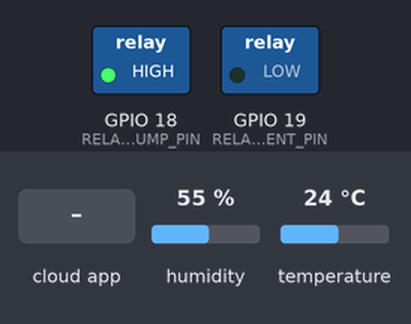
Simulated run of this sketch. Board: ESP32. Shown: switched loads named in the sketch (green lamp = pin HIGH). Inputs (shaded band) come from the test bench; at power-on: humidity 55 %, temperature 24 °C. WiFi joins after 1.5 s; servers stay silent unless stated; the Firebase database answers and starts empty; what the sketch prints to the serial monitor is not drawn.

Above: at 2.7 s.
2.8 s: the phone or cloud app sets drip_pump_active to 1
At 4.0 s:
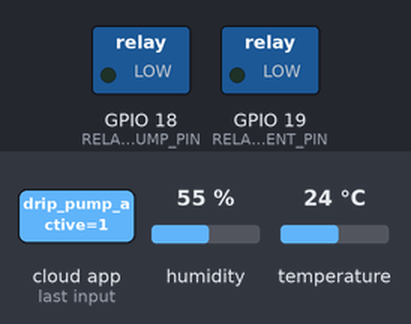
4.4 s: the phone or cloud app sets drip_pump_active to 0
At 5.2 s:
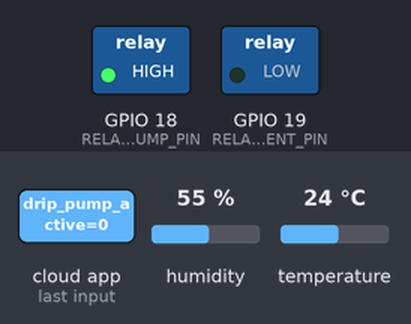
Timing chart, 0 to 7.4 s (numbered marks = the images above; inputs shaded):
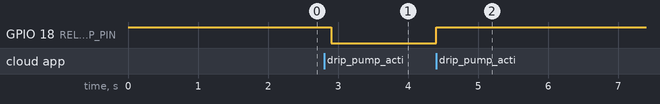

The sketch:

esp32_saryagash_greenhouse_firmware_ru.ino
```cpp
// ==============================================================================
// ESP32 IoT Greenhouse Sensor & Relay Firmware for Firebase (RU)
// Source: OZAT Engineering Hub (https://ozat.kz)
// GitHub: https://github.com/OZAT-kz/blog-configs/blob/main/esp32_saryagash_greenhouse_firmware_ru.ino
// ==============================================================================

#include <WiFi.h>
#include <Firebase_ESP_Client.h>
#include <DHT.h>

// Конфигурация Wi-Fi и Firebase Realtime Database
#define WIFI_SSID "Saryagash_Greenhouse_4G"
#define WIFI_PASSWORD "AgroKz2026Secure"
#define API_KEY "AIzaSyD-YourFirebaseWebApiKeyHere"
#define DATABASE_URL "https://saryagash-greenhouse-default-rtdb.firebaseio.com/"

// Пины периферии на плате ESP32
#define DHTPIN 4
#define DHTTYPE DHT22
#define SOIL_MOISTURE_ANALOG_PIN 34
#define RELAY_PUMP_PIN 18
#define RELAY_MIST_VENT_PIN 19

DHT dht(DHTPIN, DHTTYPE);
FirebaseData fbdo;
FirebaseAuth auth;
FirebaseConfig config;

unsigned long lastTelemetryMillis = 0;
const long telemetryInterval = 10000; // Телеметрия каждые 10 секунд

void setup() {
  Serial.begin(115200);
  pinMode(RELAY_PUMP_PIN, OUTPUT);
  pinMode(RELAY_MIST_VENT_PIN, OUTPUT);
  digitalWrite(RELAY_PUMP_PIN, HIGH); // Реле с низкоуровневым триггером (HIGH = OFF)

  dht.begin();
  WiFi.begin(WIFI_SSID, WIFI_PASSWORD);
  Serial.print("Connecting to 4G Wi-Fi...");
  while (WiFi.status() != WL_CONNECTED) {
    delay(500);
    Serial.print(".");
  }
  Serial.println(" Connected!");

  config.api_key = API_KEY;
  config.database_url = DATABASE_URL;
  Firebase.begin(&config, &auth);
  Firebase.reconnectWiFi(true);
}

void loop() {
  // 1. Чтение сенсоров микроклимата теплицы
  if (millis() - lastTelemetryMillis > telemetryInterval) {
    lastTelemetryMillis = millis();

    float humidity = dht.readHumidity();
    float temp = dht.readTemperature();
    int rawSoil = analogRead(SOIL_MOISTURE_ANALOG_PIN);
    // Калибровка емкостного датчика влажности (0-100%)
    float soilPct = map(rawSoil, 3200, 1400, 0, 100);
    soilPct = constrain(soilPct, 0.0, 100.0);

    if (!isnan(humidity) && !isnan(temp)) {
      FirebaseJson json;
      json.set("soil_moisture_pct", soilPct);
      json.set("air_temp_c", temp);
      json.set("air_humidity_pct", humidity);
      Firebase.RTDB.setJSON(&fbdo, "/greenhouses/GH-SARYAGASH-01/telemetry", &json);
    }
  }

  // 2. Мгновенное чтение управляющих сигналов из Firebase Realtime DB
  if (Firebase.RTDB.getBool(&fbdo, "/greenhouses/GH-SARYAGASH-01/controls/drip_pump_active")) {
    bool pumpOn = fbdo.boolData();
    digitalWrite(RELAY_PUMP_PIN, pumpOn ? LOW : HIGH);
  }

  delay(100);
}
```

Measured:
- after the input at 2.8 s, GPIO 18 (RELAY_PUMP_PIN): HIGH → LOW after 0.10 s
- after the input at 4.4 s, GPIO 18 (RELAY_PUMP_PIN): LOW → HIGH at once
